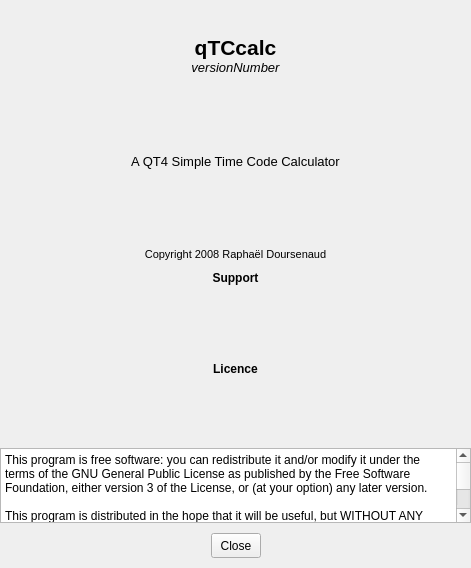
<?xml version="1.0" encoding="UTF-8"?>
<ui version="4.0">
 <author>Raphaël Doursenaud</author>
 <class>aboutDialog</class>
 <widget class="QDialog" name="aboutDialog">
  <property name="geometry">
   <rect>
    <x>0</x>
    <y>0</y>
    <width>471</width>
    <height>568</height>
   </rect>
  </property>
  <property name="sizePolicy">
   <sizepolicy hsizetype="Preferred" vsizetype="Preferred">
    <horstretch>0</horstretch>
    <verstretch>0</verstretch>
   </sizepolicy>
  </property>
  <property name="windowTitle">
   <string>Dialog</string>
  </property>
  <property name="modal">
   <bool>true</bool>
  </property>
  <layout class="QGridLayout" name="gridLayout">
   <property name="margin">
    <number>0</number>
   </property>
   <property name="spacing">
    <number>0</number>
   </property>
   <item row="0" column="0">
    <layout class="QHBoxLayout" name="horizontalLayout">
     <property name="spacing">
      <number>0</number>
     </property>
     <property name="topMargin">
      <number>10</number>
     </property>
     <property name="bottomMargin">
      <number>5</number>
     </property>
     <item>
      <spacer name="horizontalSpacer">
       <property name="orientation">
        <enum>Qt::Horizontal</enum>
       </property>
       <property name="sizeHint" stdset="0">
        <size>
         <width>148</width>
         <height>20</height>
        </size>
       </property>
      </spacer>
     </item>
     <item>
      <widget class="QLabel" name="applicationIcon">
       <property name="text">
        <string/>
       </property>
       <property name="pixmap">
        <pixmap resource="qtccalc.qrc">:/icons/tccalc.png</pixmap>
       </property>
      </widget>
     </item>
     <item>
      <spacer name="horizontalSpacer_2">
       <property name="orientation">
        <enum>Qt::Horizontal</enum>
       </property>
       <property name="sizeHint" stdset="0">
        <size>
         <width>158</width>
         <height>20</height>
        </size>
       </property>
      </spacer>
     </item>
    </layout>
   </item>
   <item row="1" column="0">
    <layout class="QHBoxLayout" name="horizontalLayout_5"/>
   </item>
   <item row="2" column="0">
    <widget class="QLabel" name="qtcalcLabel">
     <property name="sizePolicy">
      <sizepolicy hsizetype="Expanding" vsizetype="Preferred">
       <horstretch>0</horstretch>
       <verstretch>0</verstretch>
      </sizepolicy>
     </property>
     <property name="font">
      <font>
       <pointsize>16</pointsize>
       <weight>75</weight>
       <bold>true</bold>
      </font>
     </property>
     <property name="text">
      <string>qTCcalc</string>
     </property>
     <property name="scaledContents">
      <bool>false</bool>
     </property>
     <property name="alignment">
      <set>Qt::AlignCenter</set>
     </property>
    </widget>
   </item>
   <item row="3" column="0">
    <widget class="QLabel" name="versionLabel">
     <property name="sizePolicy">
      <sizepolicy hsizetype="Expanding" vsizetype="Preferred">
       <horstretch>0</horstretch>
       <verstretch>0</verstretch>
      </sizepolicy>
     </property>
     <property name="font">
      <font>
       <pointsize>10</pointsize>
       <italic>true</italic>
      </font>
     </property>
     <property name="text">
      <string>versionNumber</string>
     </property>
     <property name="alignment">
      <set>Qt::AlignCenter</set>
     </property>
    </widget>
   </item>
   <item row="4" column="0">
    <spacer name="verticalSpacer">
     <property name="orientation">
      <enum>Qt::Vertical</enum>
     </property>
     <property name="sizeHint" stdset="0">
      <size>
       <width>20</width>
       <height>20</height>
      </size>
     </property>
    </spacer>
   </item>
   <item row="5" column="0">
    <widget class="QLabel" name="descriptionLabel">
     <property name="font">
      <font>
       <pointsize>10</pointsize>
      </font>
     </property>
     <property name="text">
      <string>A QT4 Simple Time Code Calculator</string>
     </property>
     <property name="alignment">
      <set>Qt::AlignCenter</set>
     </property>
    </widget>
   </item>
   <item row="6" column="0">
    <spacer name="verticalSpacer_2">
     <property name="orientation">
      <enum>Qt::Vertical</enum>
     </property>
     <property name="sizeHint" stdset="0">
      <size>
       <width>20</width>
       <height>20</height>
      </size>
     </property>
    </spacer>
   </item>
   <item row="7" column="0">
    <widget class="QLabel" name="copyrightLabel">
     <property name="font">
      <font>
       <pointsize>8</pointsize>
      </font>
     </property>
     <property name="text">
      <string>Copyright 2008 Raphaël Doursenaud</string>
     </property>
     <property name="alignment">
      <set>Qt::AlignCenter</set>
     </property>
    </widget>
   </item>
   <item row="8" column="0">
    <layout class="QVBoxLayout" name="verticalLayout">
     <property name="spacing">
      <number>0</number>
     </property>
     <property name="topMargin">
      <number>10</number>
     </property>
     <item>
      <widget class="QLabel" name="supportLabel">
       <property name="font">
        <font>
         <weight>75</weight>
         <bold>true</bold>
        </font>
       </property>
       <property name="text">
        <string>Support</string>
       </property>
       <property name="alignment">
        <set>Qt::AlignCenter</set>
       </property>
      </widget>
     </item>
     <item>
      <layout class="QHBoxLayout" name="horizontalLayout_2">
       <property name="spacing">
        <number>0</number>
       </property>
       <item>
        <spacer name="horizontalSpacer_3">
         <property name="orientation">
          <enum>Qt::Horizontal</enum>
         </property>
         <property name="sizeType">
          <enum>QSizePolicy::Expanding</enum>
         </property>
         <property name="sizeHint" stdset="0">
          <size>
           <width>114</width>
           <height>67</height>
          </size>
         </property>
        </spacer>
       </item>
       <item>
        <widget class="QLabel" name="supportLogo">
         <property name="styleSheet">
          <string notr="true"/>
         </property>
         <property name="text">
          <string/>
         </property>
         <property name="pixmap">
          <pixmap resource="qtccalc.qrc">:/icons/ematech.png</pixmap>
         </property>
        </widget>
       </item>
       <item>
        <spacer name="horizontalSpacer_4">
         <property name="orientation">
          <enum>Qt::Horizontal</enum>
         </property>
         <property name="sizeType">
          <enum>QSizePolicy::Expanding</enum>
         </property>
         <property name="sizeHint" stdset="0">
          <size>
           <width>113</width>
           <height>67</height>
          </size>
         </property>
        </spacer>
       </item>
      </layout>
     </item>
    </layout>
   </item>
   <item row="9" column="0">
    <layout class="QVBoxLayout" name="verticalLayout_2">
     <property name="spacing">
      <number>0</number>
     </property>
     <property name="topMargin">
      <number>10</number>
     </property>
     <property name="bottomMargin">
      <number>0</number>
     </property>
     <item>
      <widget class="QLabel" name="licenceLabel">
       <property name="font">
        <font>
         <weight>75</weight>
         <bold>true</bold>
        </font>
       </property>
       <property name="text">
        <string>Licence</string>
       </property>
       <property name="alignment">
        <set>Qt::AlignCenter</set>
       </property>
      </widget>
     </item>
     <item>
      <layout class="QHBoxLayout" name="horizontalLayout_3">
       <property name="spacing">
        <number>0</number>
       </property>
       <property name="topMargin">
        <number>0</number>
       </property>
       <property name="bottomMargin">
        <number>5</number>
       </property>
       <item>
        <spacer name="horizontalSpacer_5">
         <property name="orientation">
          <enum>Qt::Horizontal</enum>
         </property>
         <property name="sizeType">
          <enum>QSizePolicy::Expanding</enum>
         </property>
         <property name="sizeHint" stdset="0">
          <size>
           <width>114</width>
           <height>67</height>
          </size>
         </property>
        </spacer>
       </item>
       <item>
        <widget class="QLabel" name="licenceLogo">
         <property name="text">
          <string/>
         </property>
         <property name="pixmap">
          <pixmap resource="qtccalc.qrc">:/icons/gplv3.png</pixmap>
         </property>
        </widget>
       </item>
       <item>
        <spacer name="horizontalSpacer_6">
         <property name="orientation">
          <enum>Qt::Horizontal</enum>
         </property>
         <property name="sizeType">
          <enum>QSizePolicy::Expanding</enum>
         </property>
         <property name="sizeHint" stdset="0">
          <size>
           <width>113</width>
           <height>67</height>
          </size>
         </property>
        </spacer>
       </item>
      </layout>
     </item>
     <item>
      <widget class="QTextBrowser" name="licenceText">
       <property name="minimumSize">
        <size>
         <width>0</width>
         <height>75</height>
        </size>
       </property>
       <property name="maximumSize">
        <size>
         <width>16777215</width>
         <height>75</height>
        </size>
       </property>
       <property name="horizontalScrollBarPolicy">
        <enum>Qt::ScrollBarAlwaysOff</enum>
       </property>
       <property name="html">
        <string>&lt;!DOCTYPE HTML PUBLIC &quot;-//W3C//DTD HTML 4.0//EN&quot; &quot;http://www.w3.org/TR/REC-html40/strict.dtd&quot;&gt;
&lt;html&gt;&lt;head&gt;&lt;meta name=&quot;qrichtext&quot; content=&quot;1&quot; /&gt;&lt;style type=&quot;text/css&quot;&gt;
p, li { white-space: pre-wrap; }
&lt;/style&gt;&lt;/head&gt;&lt;body style=&quot; font-family:'Sans'; font-size:10pt; font-weight:400; font-style:normal;&quot;&gt;
&lt;p style=&quot; margin-top:0px; margin-bottom:0px; margin-left:0px; margin-right:0px; -qt-block-indent:0; text-indent:0px;&quot;&gt;&lt;span style=&quot; font-family:'DejaVu Sans'; font-size:9pt;&quot;&gt;This program is free software: you can redistribute it and/or modify it under the terms of the GNU General Public License as published by the Free Software Foundation, either version 3 of the License, or (at your option) any later version.&lt;/span&gt;&lt;/p&gt;
&lt;p style=&quot;-qt-paragraph-type:empty; margin-top:0px; margin-bottom:0px; margin-left:0px; margin-right:0px; -qt-block-indent:0; text-indent:0px; font-family:'DejaVu Sans'; font-size:9pt;&quot;&gt;&lt;/p&gt;
&lt;p style=&quot; margin-top:0px; margin-bottom:0px; margin-left:0px; margin-right:0px; -qt-block-indent:0; text-indent:0px;&quot;&gt;&lt;span style=&quot; font-family:'DejaVu Sans'; font-size:9pt;&quot;&gt;This program is distributed in the hope that it will be useful, but WITHOUT ANY WARRANTY; without even the implied warranty of MERCHANTABILITY or FITNESS FOR A PARTICULAR PURPOSE.&lt;/span&gt;&lt;/p&gt;
&lt;p style=&quot;-qt-paragraph-type:empty; margin-top:0px; margin-bottom:0px; margin-left:0px; margin-right:0px; -qt-block-indent:0; text-indent:0px; font-family:'DejaVu Sans'; font-size:9pt;&quot;&gt;&lt;/p&gt;
&lt;p style=&quot; margin-top:0px; margin-bottom:0px; margin-left:0px; margin-right:0px; -qt-block-indent:0; text-indent:0px;&quot;&gt;&lt;span style=&quot; font-family:'DejaVu Sans'; font-size:9pt;&quot;&gt;See the GNU General Public License for more details. You should have received a copy of the GNU General Public License along with this program. If not, see &amp;lt;http://www.gnu.org/licenses/&amp;gt;.&lt;/span&gt;&lt;/p&gt;&lt;/body&gt;&lt;/html&gt;</string>
       </property>
      </widget>
     </item>
    </layout>
   </item>
   <item row="10" column="0">
    <layout class="QHBoxLayout" name="horizontalLayout_4">
     <property name="spacing">
      <number>0</number>
     </property>
     <property name="topMargin">
      <number>10</number>
     </property>
     <property name="bottomMargin">
      <number>10</number>
     </property>
     <item>
      <spacer name="horizontalSpacer_9">
       <property name="orientation">
        <enum>Qt::Horizontal</enum>
       </property>
       <property name="sizeType">
        <enum>QSizePolicy::Expanding</enum>
       </property>
       <property name="sizeHint" stdset="0">
        <size>
         <width>168</width>
         <height>22</height>
        </size>
       </property>
      </spacer>
     </item>
     <item>
      <widget class="QToolButton" name="closeButton">
       <property name="minimumSize">
        <size>
         <width>50</width>
         <height>25</height>
        </size>
       </property>
       <property name="maximumSize">
        <size>
         <width>16777215</width>
         <height>25</height>
        </size>
       </property>
       <property name="text">
        <string>Close</string>
       </property>
       <property name="popupMode">
        <enum>QToolButton::DelayedPopup</enum>
       </property>
       <property name="autoRaise">
        <bool>false</bool>
       </property>
       <property name="arrowType">
        <enum>Qt::NoArrow</enum>
       </property>
      </widget>
     </item>
     <item>
      <spacer name="horizontalSpacer_10">
       <property name="orientation">
        <enum>Qt::Horizontal</enum>
       </property>
       <property name="sizeType">
        <enum>QSizePolicy::Expanding</enum>
       </property>
       <property name="sizeHint" stdset="0">
        <size>
         <width>158</width>
         <height>22</height>
        </size>
       </property>
      </spacer>
     </item>
    </layout>
   </item>
  </layout>
 </widget>
 <layoutdefault spacing="0" margin="0"/>
 <resources>
  <include location="qtccalc.qrc"/>
 </resources>
 <connections/>
 <designerdata>
  <property name="gridDeltaX">
   <number>10</number>
  </property>
  <property name="gridDeltaY">
   <number>10</number>
  </property>
  <property name="gridSnapX">
   <bool>true</bool>
  </property>
  <property name="gridSnapY">
   <bool>true</bool>
  </property>
  <property name="gridVisible">
   <bool>true</bool>
  </property>
 </designerdata>
</ui>
